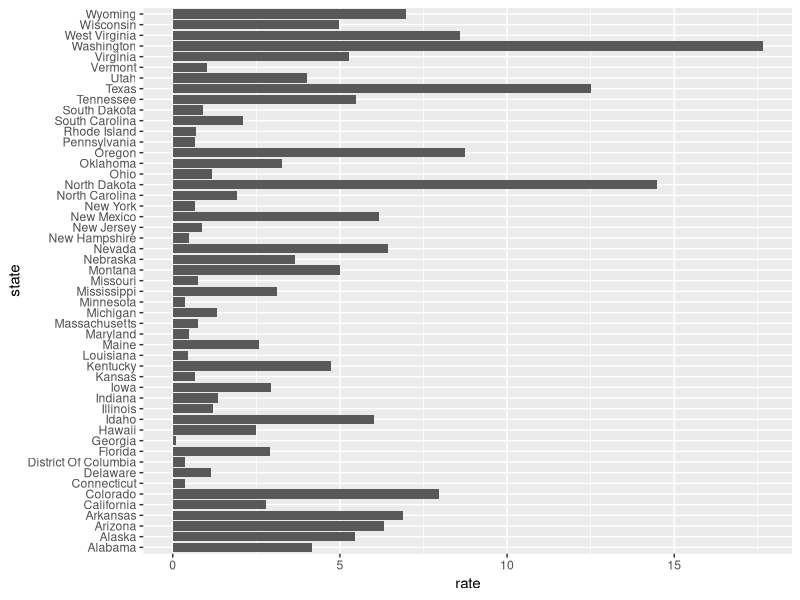
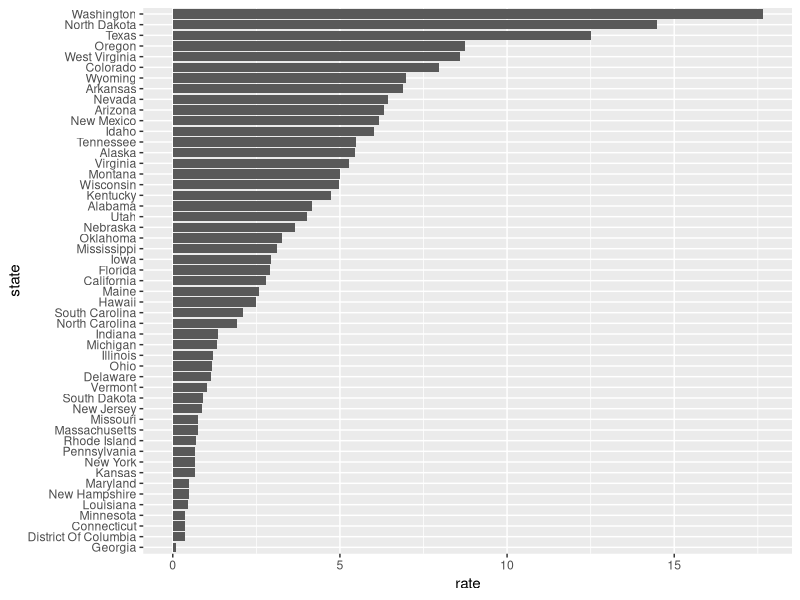
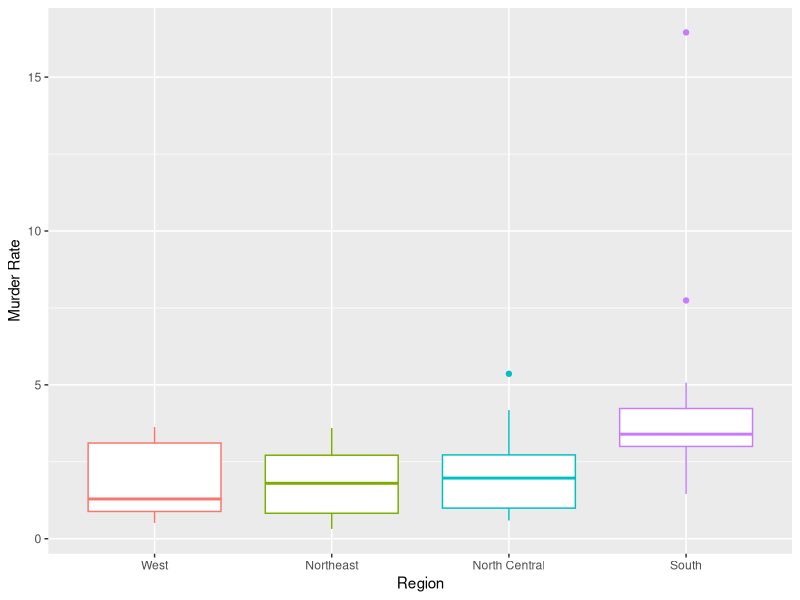

R code for these plots, in order:
# Preamble ----------------------------------------------------------------
library(tidyverse)
library(dslabs)
library(gridExtra)
options(digits = 3)
data(us_contagious_diseases)


# Q1 ----------------------------------------------------------------------
# 1. Pie charts are appropriate:
# A. When we want to display percentages.
# B. When ggplot2 is not available.
# C. When I am in a bakery.
# D. Never. Barplots and tables are always better.
# (Answer: D)


# Q2 ----------------------------------------------------------------------
# (answer=b)


# Q3 ----------------------------------------------------------------------
# (answer=c)

# Q4,5 ----------------------------------------------------------------------
# Redefine the state object so that the levels are re-ordered. 
# Print the new object state and its levels so you can see that the vector
# is not re-ordered by the levels.
dat <- us_contagious_diseases %>%  
  filter(year == 1967 & disease=="Measles" & !is.na(population)) %>%
  mutate(rate = count / population * 10000 * 52 / weeks_reporting)

dat %>% ggplot(aes(state, rate)) +
  geom_bar(stat="identity") +
  coord_flip() 

# Answer
dat <- us_contagious_diseases %>%  
  filter(year == 1967 & disease=="Measles" & !is.na(population)) %>%
  mutate(rate = count / population * 10000 * 52 / weeks_reporting) %>%
  mutate(state=reorder(state,rate))

dat %>% ggplot(aes(state, rate)) +
  geom_bar(stat="identity") +
  coord_flip() 

# Q6 ----------------------------------------------------------------------
# What is the main problem with this interpretation?
# (answer=c) It does not show all the data. We do not see the variability
# within a region and it’s possible that the safest states are not in the
# West.

# Q7 ----------------------------------------------------------------------
# Make a boxplot of the murder rates by region, showing all the points and
# ordering the regions by their median rate.
data('murders')
murders <- murders %>% mutate(rate = total/population*100000)

area_median <-murders %>%
  group_by(region) %>%
  summarize(median_rate=median(rate)) %>%
  as.data.frame()

murders<- merge(murders,area_median,by='region')

murders %>% mutate(region=reorder(region,median_rate)) %>%
  ggplot(aes(region,rate,color=region)) +
  geom_boxplot(show.legend=FALSE)+
  ylab("Murder Rate") +
  xlab("Region")
